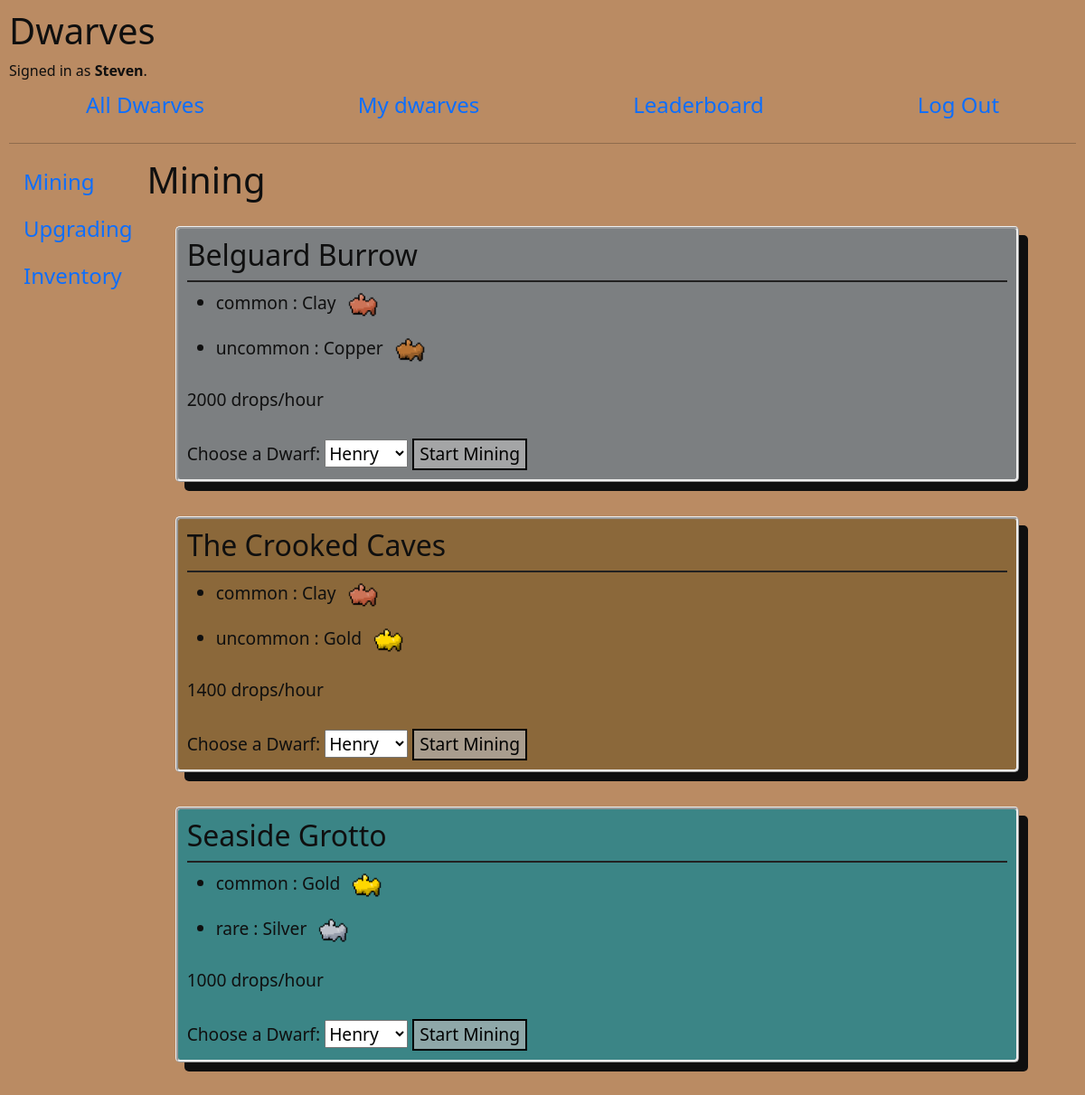
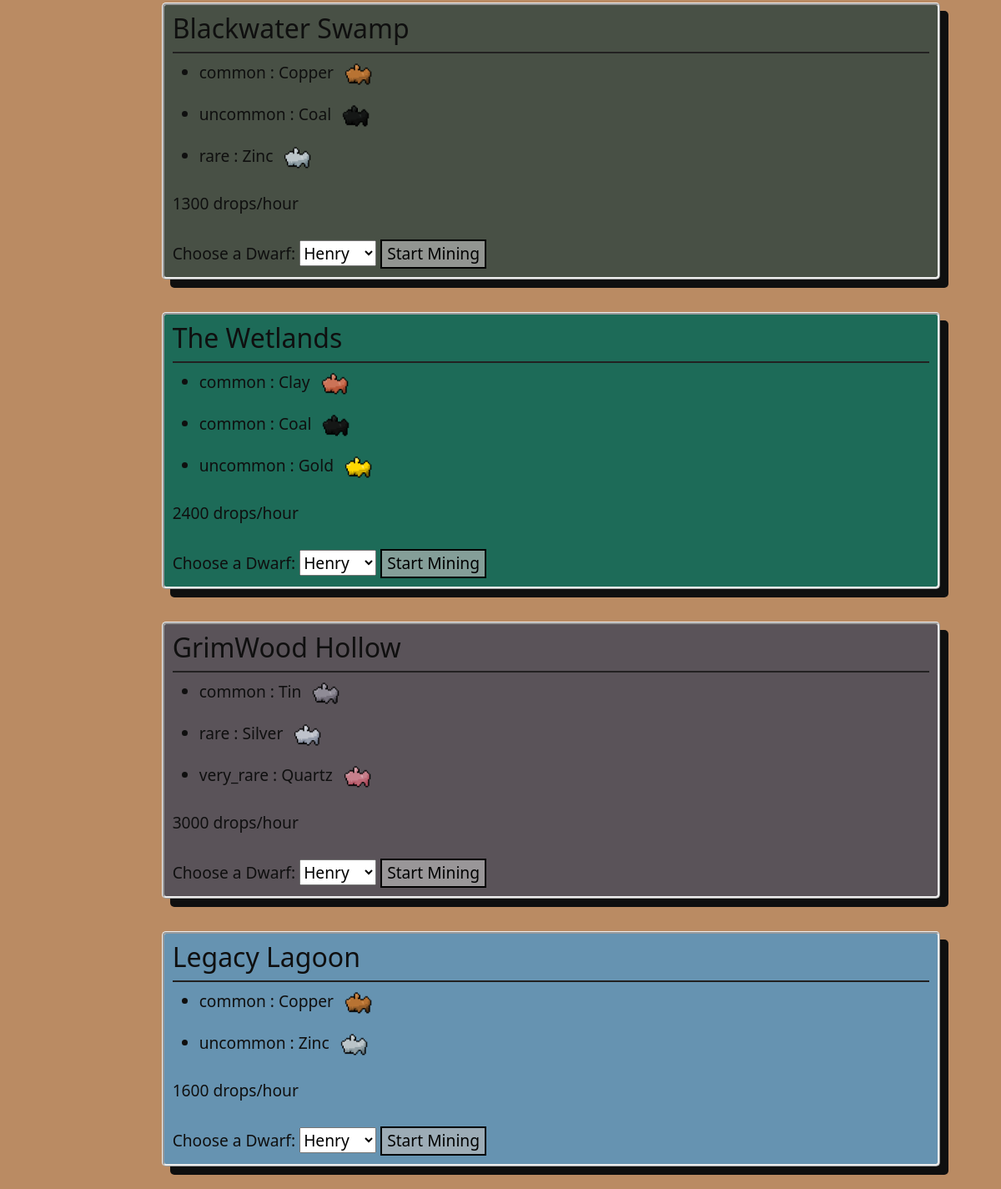
Before: /mining (signed in) with the older database file (2 pictures, top to bottom).
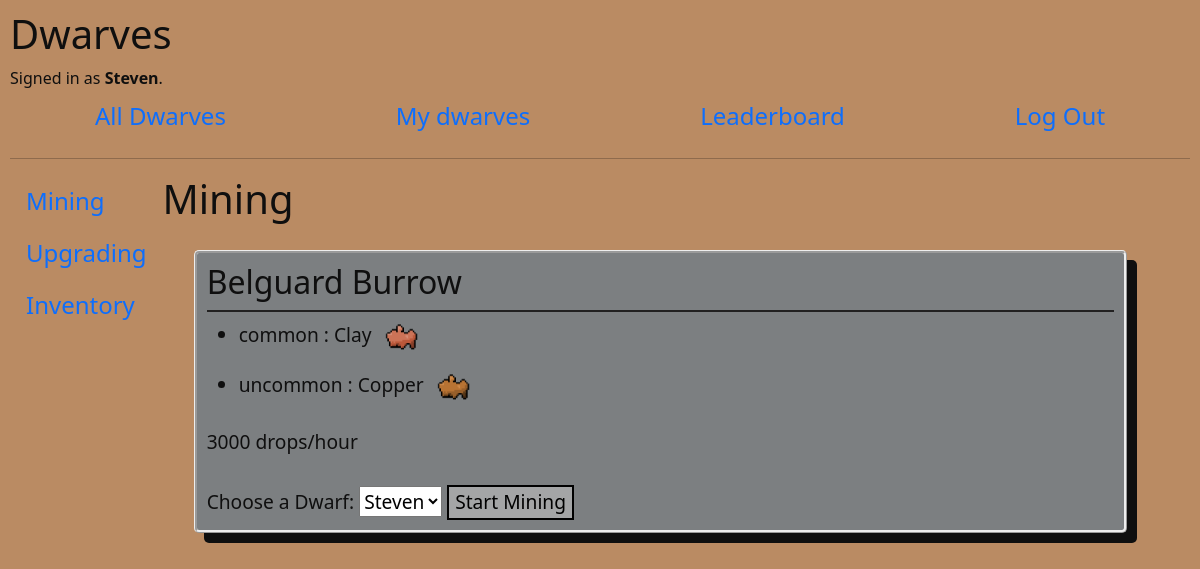
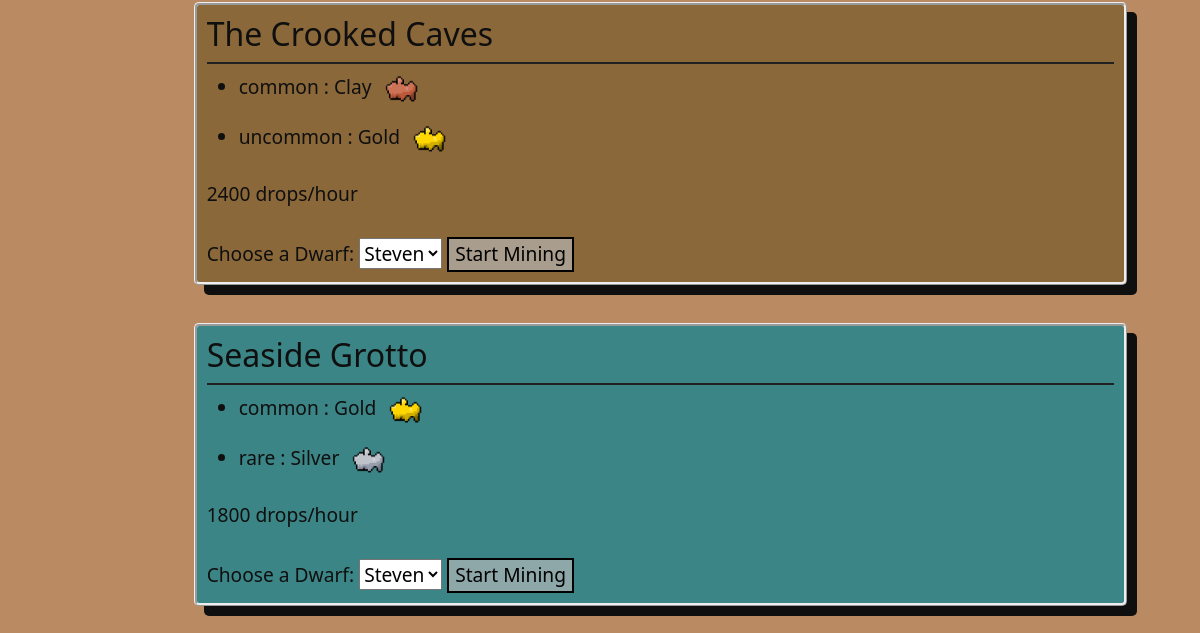
After: the same page with the newer database file (2 pictures, top to bottom).
### dwarves/models.py (models this page shows, shortened)
class Mine(models.Model):
    name = models.CharField(max_length=64)
    rate = models.IntegerField(default=0)
    requirement = models.IntegerField(default=0)

class Mineral(models.Model):
    user = ForeignKey(User,blank=True, null=True, default="", on_delete=CASCADE, related_name="inventory")
    upgrade = ForeignKey(Upgrade,blank=True, null=True, default="", on_delete=CASCADE, related_name="cost")
    mine = ForeignKey(Mine,blank=True, null=True, default="", on_delete=CASCADE, related_name="minerals")
    name = models.CharField(max_length=64, choices=possible_minerals)
    value = models.IntegerField(blank=True, null=True, default=0)
    rarity = models.CharField(max_length=64, blank=True, null=True, default='', choices=[
        ('', ''), ('common', 'Common') ,('uncommon', 'Uncommon'), ('rare', 'Rare'), ('very_rare', 'Very Rare')])

### dwarves/views.py (the view)
# urls.py: path("mining", views.mining, name="mining"),
@login_required(login_url='login')
def mining(request):
    mines = Mine.objects.all()
    active_jobs = Job.objects.filter(dwarf__in=request.user.user_dwarfs.all())
    active_mines = []
    active_dwarves = []
    for job in active_jobs:
        active_dwarves.append(job.dwarf.name)
        active_mines.append(job.mine)
    inactive_dwarves = request.user.user_dwarfs.exclude(name__in=active_dwarves)
    dwarves_count = request.user.user_dwarfs.all().count()
    return render(request, "dwarves/mining.html",{
        "mines" : mines,
        "active_mines" : active_mines,
        "active_jobs" : active_jobs,
        "inactive_dwarves" : inactive_dwarves,
        "dwarves_count" : dwarves_count,
    })

### dwarves/templatetags/tags.py (called while the page is built)
@register.filter(name='get_mine_name')
def get_mine_name(name):
    if name.split(' ', 1)[0].lower() == "the":
        return name.split(' ', 1)[1]
    else:
        return name.split(' ', 1)[0]

### dwarves/templates/dwarves/mining.html (shortened to what this page needs)
{% extends "dwarves/layout.html" %}
{% load tags %}
{% block body %}
{% load static %}
<h1>Mining</h1>
<div class="row">
{% for mine in mines %}
{% if mine.requirement <= dwarves_count %}
<div class="col-md-12">
    <div id={{mine.name|get_mine_name}} style="margin:2%; padding:1%; border-style:ridge; border-radius:5px;
    box-shadow: 10px 10px; font-size:larger;">
    <div style=" border-bottom:2px rgb(34, 33, 33) solid"><h2>{{ mine.name }}</h2></div>
    <ul>
    {% for mineral in mine.minerals.all %}
        <li>{{ mineral.rarity }} : {{ mineral.name}}
            <img src="{% static '/dwarves/media/'|add:mineral.name|add:'.png' %}" alt="{{ mineral.name }}"
                    style="height:50px; width:50px">
        </li>
    {% endfor %}
    </ul>
    {{ mine.rate }} drops/hour <br> <br>
        {% if mine in active_mines %}
            {% for job in active_jobs %}
                {% if job.mine == mine %}
                    <strong>{{ job.dwarf.name }} </strong>is currently mining: {{ job|progress }} / {{job.dwarf.capacity}} <br>
                    {{ job|time_remaining }} minutes remaining <br>
                    <form action="{% url 'stop_mining' mine.name %}" method="post">
                        {% csrf_token %}
                        <input type="submit" value="Stop Mining" class="button1">
                    </form>
                {% endif %}
            {% endfor %}
        {% else %}
            <form action="{% url 'start_mining' mine.name %}" method="post">
                <label for="dwarf">Choose a Dwarf:</label>
                <select name="dwarf">
                    {% for dwarf in inactive_dwarves %}
                        <option value={{ dwarf.name }}>{{ dwarf.name }}</option>
                    {% endfor %}
                </select>
                <input type="submit" class="button1" value="Start Mining"
                style="background-color: rgba(185, 185, 185, 0.658); color:black; border:2px solid">
            </form>
        {% endif %}
    </div>
</div>
{% endif %}
{% endfor %}
</div>
{% endblock %}

Changed rows visible on the page:
no longer on this page (row edited): Mine: name "Blackwater Swamp", rate "1300"
no longer on this page (row unchanged): Mineral: rarity "common", name "Copper", name (picture), shown under "Blackwater Swamp"
no longer on this page (row unchanged): Mineral: rarity "uncommon", name "Coal", name (picture), shown under "Blackwater Swamp"
no longer on this page (row unchanged): Mineral: rarity "rare", name "Zinc", name (picture), shown under "Blackwater Swamp"
no longer on this page (row edited): Mine: name "The Wetlands", rate "2400"
no longer on this page (row unchanged): Mineral: rarity "common", name "Clay", name (picture), shown under "The Wetlands"
no longer on this page (row unchanged): Mineral: rarity "common", name "Coal", name (picture), shown under "The Wetlands"
no longer on this page (row unchanged): Mineral: rarity "uncommon", name "Gold", name (picture), shown under "The Wetlands"
no longer on this page (row edited): Mine: name "GrimWood Hollow", rate "3000"
no longer on this page (row unchanged): Mineral: rarity "common", name "Tin", shows a picture, shown under "GrimWood Hollow"
no longer on this page (row unchanged): Mineral: rarity "rare", name "Silver", name (picture), shown under "GrimWood Hollow"
no longer on this page (row unchanged): Mineral: rarity "very_rare", name "Quartz", name (picture), shown under "GrimWood Hollow"
no longer on this page (row edited): Mine: name "Legacy Lagoon", rate "1600"
no longer on this page (row unchanged): Mineral: rarity "common", name "Copper", name (picture), shown under "Legacy Lagoon"
no longer on this page (row unchanged): Mineral: rarity "uncommon", name "Zinc", name (picture), shown under "Legacy Lagoon"
changed Mine "Belguard Burrow": rate "2000" → "3000"; dwarf "Henry" → "Steven"
changed Mine "The Crooked Caves": rate "1400" → "2400"; dwarf "Henry" → "Steven"
changed Mine "Seaside Grotto": rate "1000" → "1800"; dwarf "Henry" → "Steven"
